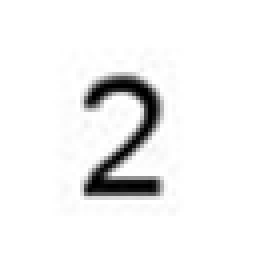
#> input picture data/2.png, 64 x 64 px (shown 4 times larger); its folder holds only this picture in this run
$ python png_grid_extractor.py ../data/2.png
#> lines starting #> are read from the running program, lines starting #| are printed output that depends on the picture; after the words box and inside, x2 and y2 are one past the last pixel; in counts of white or black regions, pixels touching at a corner belong together
### src/cell_extract.py
import cv2
import numpy as np
import pytesseract
from collections import Counter
import yaml
import threading

DEBUG = False

def debug_print(*args, **kwargs):
    if DEBUG:
        print(*args, **kwargs)

def preprocess_cell(cell_img):
    gray = cv2.cvtColor(cell_img, cv2.COLOR_BGR2GRAY)
    gray = cv2.equalizeHist(gray)
    gray = cv2.resize(gray, (64, 64), interpolation=cv2.INTER_LINEAR)
    return gray

def load_ocr_configs(yaml_path='src/ocr_config.yaml'):
    if not hasattr(load_ocr_configs, "_cache"):
        load_ocr_configs._cache = {}
        load_ocr_configs._lock = threading.Lock()
    with load_ocr_configs._lock:
        if yaml_path in load_ocr_configs._cache:
            return load_ocr_configs._cache[yaml_path]
        with open(yaml_path, 'r') as f:
            cfg = yaml.safe_load(f)
        configs = []
        for c in cfg['tesseract_configs']:
            psm = c['psm']
            oem = c['oem']
            thresh = c.get('thresh', None)
            configs.append({'psm': psm, 'oem': oem, 'thresh': thresh})
        load_ocr_configs._cache[yaml_path] = configs
        return configs

# [12 lines left out: function template_match_cell, not called in this run]

def extract_and_recognize_cell(image, x, y, w, h, templates=None):
    cell_img = image[y:y+h, x:x+w]
    gray = preprocess_cell(cell_img)
    debug_print(f"[DEBUG] Processing cell at ({x},{y},{w},{h}), gray shape: {gray.shape}, min: {gray.min()}, max: {gray.max()}, mean: {gray.mean():.2f}")
    if not np.any(gray == 0):
        debug_print("[DEBUG] No black pixels found in cell, returning '-' (empty)")
        return '-', 'none', 0
    ocr_configs = load_ocr_configs()
    debug_print(f"[DEBUG] Using {len(ocr_configs)} OCR configs from YAML")
    ocr_results = []
    for cfg in ocr_configs:
        psm = cfg['psm']
        oem = cfg['oem']
        thresh = cfg.get('thresh', None)
        if thresh is not None:
            _, proc = cv2.threshold(gray, thresh, 255, cv2.THRESH_BINARY_INV)
        else:
            proc = gray
        config_str = f'--psm {psm} --oem {oem} -c tessedit_char_whitelist=123456789'
        text = pytesseract.image_to_string(proc, config=config_str).strip()
        debug_print(f"[DEBUG] OCR result for config (psm={psm}, oem={oem}, thresh={thresh}): '{text}'")
        if text.isdigit() and len(text) == 1:
            ocr_results.append(text)
            # Check for high reliability immediately
            most_common, count = Counter(ocr_results).most_common(1)[0]
            if count >= 5:
                debug_print(f"[DEBUG] Early exit: Decided value: {most_common}, reliability: high, count: {count}")
                return most_common, 'high', count
    debug_print(f"[DEBUG] OCR results collected: {ocr_results}")
    if ocr_results:
        most_common, count = Counter(ocr_results).most_common(1)[0]
        if count >= 5:
            reliability = 'high'
        elif count >= 3:
            reliability = 'medium'
        else:
            reliability = 'low'
        if count >= 3 or count > len(ocr_results) // 2:
            debug_print(f"[DEBUG] Decided value: {most_common}, reliability: {reliability}, count: {count}")
            return most_common, reliability, count
    tmpl_digit, tmpl_ok = template_match_cell(gray, templates) if templates else (None, False)
    if tmpl_ok:
        debug_print(f"[DEBUG] Template match fallback: {tmpl_digit}")
        return tmpl_digit, 'template', 0
    else:
        debug_print("[DEBUG] No digit recognized, returning '-' (none)")
        return '-', 'none', 0

### src/png_grid_extractor.py
import os
print(f"[DEBUG] Running: {os.path.abspath(__file__)}")
import sys
import cv2
import logging
from glob import glob
from cell_extract import extract_and_recognize_cell
import time
import argparse
import re

TEMPLATE_DIR = 'data'
PNG_DIR = 'tests/png'
LOGS_DIR = 'logs'
GRIDS_TXT = os.path.join(LOGS_DIR, 'grids.txt')
LOG_FILE = os.path.join(LOGS_DIR, 'png_grid_extractor.log')
GRID_SIZE = 9
PADDING_FRAC = 0.2

# Setup logging
os.makedirs(LOGS_DIR, exist_ok=True)
# Empty the log file at start
with open(LOG_FILE, 'w') as f:
    pass
logging.basicConfig(filename=LOG_FILE, level=logging.INFO, format='%(levelname)s %(message)s')

# Empty the grids.txt at start
with open(GRIDS_TXT, 'w') as f:
    pass

# Load templates
import numpy as np
TEMPLATES = {}
for path in glob(os.path.join(TEMPLATE_DIR, '*.png')):
    digit = os.path.splitext(os.path.basename(path))[0]
    if digit.isdigit():
        tmpl_img = cv2.imread(path, cv2.IMREAD_GRAYSCALE)
#> tmpl_img is the input picture: shape (64, 64); min 0, max 255, mean 240
        if tmpl_img is not None:
            tmpl_img = cv2.resize(tmpl_img, (64, 64), interpolation=cv2.INTER_LINEAR)
            _, tmpl_bin = cv2.threshold(tmpl_img, 0, 255, cv2.THRESH_BINARY_INV + cv2.THRESH_OTSU)
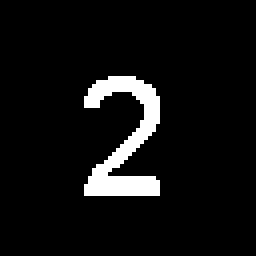
#> tmpl_bin: shape (64, 64) (shown 4 times larger); 6.4% white; 1 white region, box (x1, y1, x2, y2) and area: (21, 19, 40, 49) 264
            TEMPLATES[digit] = tmpl_bin

timing_info = {'start_time': None, 'file_times': [], 'total_files': 0}

# [34 lines left out: functions format_hms, calculate_timing, log_timing, not called in this run]

def process_grid_image(img_path, templates):
#> called with img_path = '../data/2.png'
    grid_start_time = time.time()
    img = cv2.imread(img_path)
    if img is None:
        raise FileNotFoundError(f'Image not found: {img_path}')
    h, w = img.shape[:2]
#> h = 64; w = 64
    cell_h = h // GRID_SIZE
#> cell_h = 7
    cell_w = w // GRID_SIZE
#> cell_w = 7
    grid = [['-' for _ in range(GRID_SIZE)] for _ in range(GRID_SIZE)]
#> grid = 9 items
    for row in range(GRID_SIZE):
        for col in range(GRID_SIZE):
            x1 = col * cell_w
            y1 = row * cell_h
            x2 = (col + 1) * cell_w
            y2 = (row + 1) * cell_h
            pad_x = int(cell_w * PADDING_FRAC)
            pad_y = int(cell_h * PADDING_FRAC)
            px1 = min(max(x1 + pad_x, 0), w)
            py1 = min(max(y1 + pad_y, 0), h)
            px2 = min(max(x2 - pad_x, 0), w)
            py2 = min(max(y2 - pad_y, 0), h)
            try:
                cell_start_time = time.time()
                val, reliability, ocr_count = extract_and_recognize_cell(
                    img, px1, py1, px2-px1, py2-py1, templates=templates)
                cell_time = time.time() - cell_start_time
                logging.info(f'Cell ({row},{col}) extraction time: {cell_time:.3f}s (time in seconds to extract and recognize this cell)')
                ocr_timing_str = f"ocr_timing={cell_time:.1f}s"
                if val == '-':
                    logging.info(f'Cell ({row},{col}) at (x={px1}, y={py1}, w={px2-px1}, h={py2-py1}): empty {ocr_timing_str}')
                else:
                    logging.info(f'Cell ({row},{col}) at (x={px1}, y={py1}, w={px2-px1}, h={py2-py1}): {val} (reliability={reliability}, ocr_count={ocr_count}) {ocr_timing_str}')
            except Exception as e:
                logging.error(f'Cell ({row},{col}) in {img_path} failed: {e}')
                val = '-'
            grid[row][col] = val
#> this loop made 2 passes
#> pass 2, in preprocess_cell (call 12), `gray = cv2.resize(gray, (64, 64), interpolation=cv2.INTER_LINEAR)`:
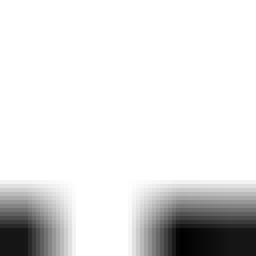
#> gray: shape (64, 64) (shown 4 times larger); min 1, max 255, mean 226
    grid_time = time.time() - grid_start_time
    logging.info(f'Grid extraction time for {img_path}: {grid_time:.3f}s (time in seconds to extract and recognize all cells in this grid)')
    return grid

# example png valuelogs/png/easy_sudoku_booklet_1_fi_4_p10_g4.png
# g4 is grid 4
# p10 is page 10
# source is easy_sudoku_booklet_1_fi_4
# path is logs/png
#
# parses clean grid name that is <source>, sivu <page> - Ruudukko <grid>
# [58 lines left out: functions make_grid_name, write_grid_txt, pad_page_and_grid, extract_page_and_grid, not called in this run]

def main():
    parser = argparse.ArgumentParser(description='Extract Sudoku grids from PNG files or folders')
    parser.add_argument('input', help='PNG file or folder to process (required)')
    args = parser.parse_args()

    if os.path.isdir(args.input):
        png_files = glob(os.path.join(args.input, '*.png'))
        # Sort by padded filename for lexicographical order
        png_files.sort(key=lambda f: pad_page_and_grid(os.path.basename(f)))
        print(f"Found {len(png_files)} PNG files in {args.input}.")
    elif os.path.isfile(args.input) and args.input.lower().endswith('.png'):
        png_files = [args.input]
        print(f"Processing single PNG file: {args.input}")
    else:
        print(f"Input {args.input} is not a valid PNG file or directory.")
        return

    global timing_info
    timing_info['start_time'] = time.time()
    timing_info['file_times'] = []
    timing_info['total_files'] = len(png_files)

    total_start_time = time.time()
    all_grids = []
    for idx, png_file in enumerate(png_files):
        print(f"[{idx+1}/{len(png_files)}] Processing {png_file}...")
        logging.info(f'Processing {png_file}...')
        file_start = time.time()
        try:
            grid = process_grid_image(png_file, TEMPLATES)
            all_grids.append(grid)
            write_grid_txt(grid, idx, png_file)
        except Exception as e:
            logging.error(f'Failed to process {png_file}: {e}')
            print(f"Error processing {png_file}: {e}")
        file_time = time.time() - file_start
        timing = calculate_timing(idx, len(png_files), file_time)
        log_timing(timing)
    total_time = time.time() - total_start_time
    print(f"\nAll done! Total elapsed time: {format_hms(total_time)}")
    logging.info(f'Total script time: {total_time:.3f}s (time in seconds to process all grids in this run)')
    print(f'Processed {len(all_grids)} grids. Output written to {GRIDS_TXT}')

if __name__ == '__main__':
    main()
#> (the call stopped at in extract_and_recognize_cell, `text = pytesseract.image_to_string(proc, config=config_str).strip()`: pytesseract is not available in this run)

$ run again, on data/7.png
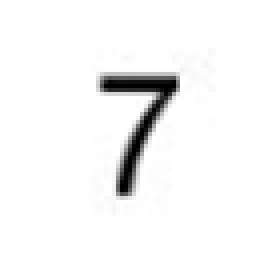
#> input picture data/7.png, 64 x 64 px (shown 4 times larger)
#> tmpl_img is the input picture: shape (64, 64); min 0, max 255, mean 244.2
#> `_, tmpl_bin = cv2.threshold(tmpl_img, 0, 255, cv2.THRESH_BINARY_INV + ..`:
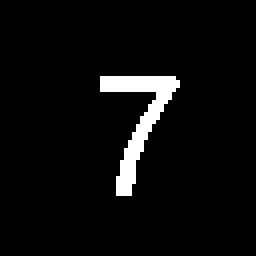
#> tmpl_bin: shape (64, 64) (shown 4 times larger); 4.5% white; 1 white region, box (x1, y1, x2, y2) and area: (25, 19, 45, 49) 186
#> grid = 9 items
#> the loop in process_grid_image, `for row in range(GRID_SIZE):` made 2 passes
#> pass 2, in preprocess_cell (call 13), `gray = cv2.resize(gray, (64, 64), interpolation=cv2.INTER_LINEAR)`:
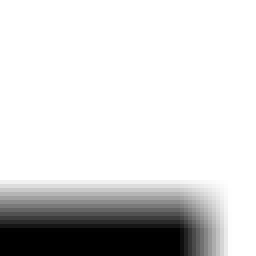
#> gray: shape (64, 64) (shown 4 times larger); min 0, max 255, mean 214.2
